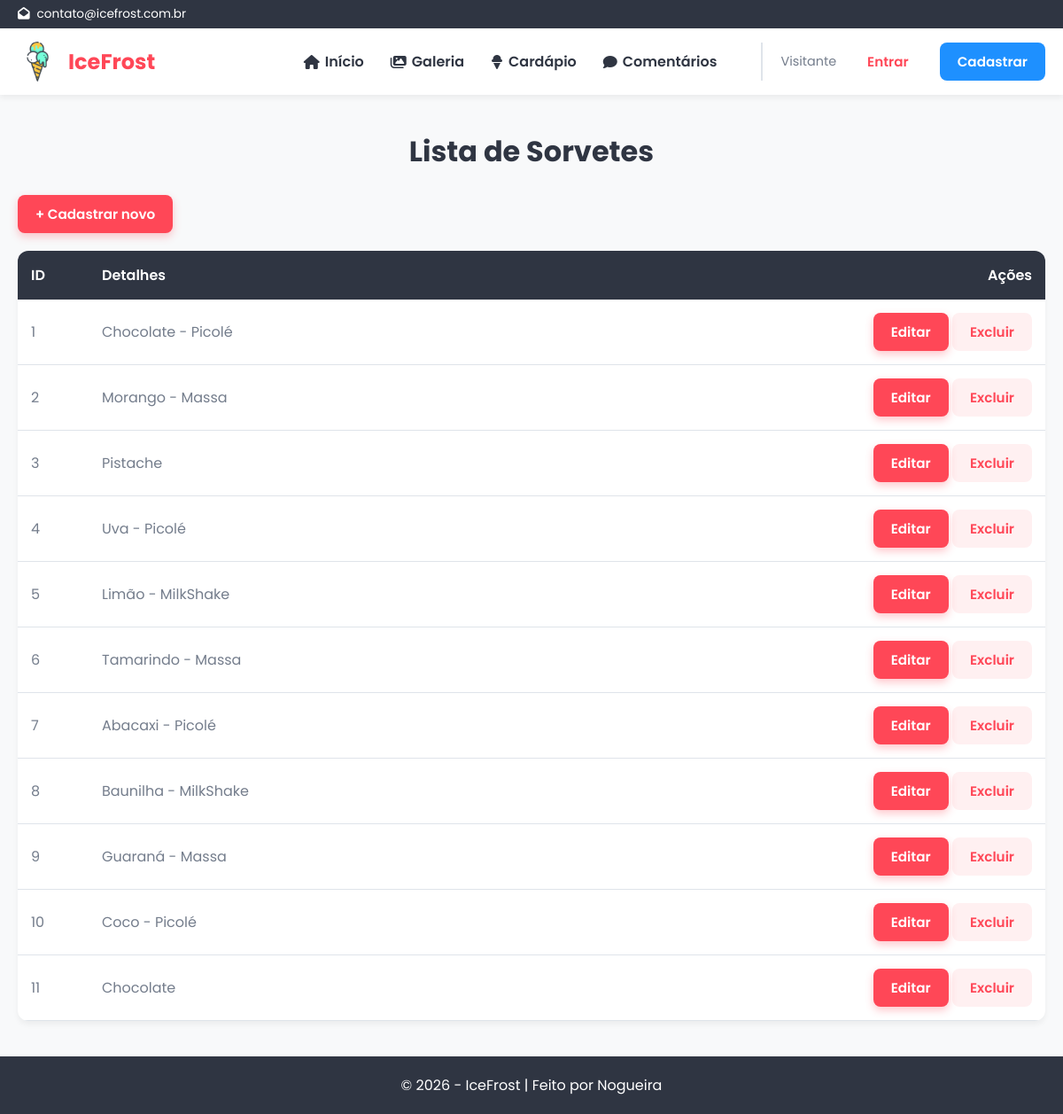
/sorvetes/, run on the app's committed database.
### lojaApp/models.py (models this page shows)
class sorvete(models.Model):
    sabor = models.CharField(max_length = 50)
    descricao = models.TextField(blank = True)
    preco = models.DecimalField(max_digits = 8, decimal_places = 2)
    categoria = models.ForeignKey('categoria', on_delete = models.CASCADE)
    fornecedor = models.ForeignKey('fornecedor', on_delete = models.CASCADE)
    opcoes_dieticas = models.ManyToManyField(opcaoDietica)
    def __str__(self):
        return self.sabor

### lojaApp/views.py (the view)
# urls.py: path('sorvetes/', views.listarSorvete, name = 'listarSorvete'),
def listarSorvete(request):
    return render(request, 'lojaApp/model_list.html', {
        'titulo': 'Lista de Sorvetes',
        'lista': sorvete.objects.all(),
        'criar_url': 'cadastrarSorvete',
        'editar_url': 'editarSorvete',
        'excluir_url': 'excluirSorvete',
    })

### lojaApp/templates/lojaApp/model_list.html (shortened to what this page needs)
{% extends 'lojaApp/base.html' %}
{% block content %}
<h2>{{ titulo }}</h2>
<a class="button" href="{% url criar_url %}">+ Cadastrar novo</a>
<div class="table-section">
{% if lista %}
<table>
    <thead>
        <tr>
            <th class="th-id">ID</th>
            <th class="th-details">Detalhes</th>
            <th class="th-actions">Ações</th>
        </tr>
    </thead>
    <tbody>
        {% for item in lista %}
            <tr>
                <td>{{ item.id }}</td>
                <td>{{ item }}</td>
                <td>
                    <a href="{% url editar_url item.id %}" class="button">Editar</a>
                    <a href="{% url excluir_url item.id %}" class="button-delete">Excluir</a>
                </td>
            </tr>
        {% endfor %}
    </tbody>
</table>
{% else %}
<div class="empty-state">
    <p class="empty-state-title">📭 Nenhum registro encontrado.</p>
    <p class="empty-state-message">Clique em "Cadastrar novo" para adicionar o primeiro registro.</p>
</div>
{% endif %}
</div>
{% endblock %}

### lojaApp/static/css/styles.css (style rules this page uses)
:root { --primary-color: #ff4757; --primary-hover: #ff6b81; --secondary-color: #1e90ff; --accent-color: #feca57; --bg-color: #f8f9fa; --surface-color: #ffffff; --text-main: #2f3542; --text-muted: #747d8c; --border-color: #dfe4ea; --shadow-sm: 0 4px 6px rgba(0, 0, 0, 0.05); --shadow-md: 0 10px 20px rgba(0, 0, 0, 0.08); --shadow-lg: 0 15px 30px rgba(255, 71, 87, 0.2); --radius: 12px; --transition: all 0.3s ease; }
* { margin: 0; padding: 0; box-sizing: border-box; font-family: 'Poppins', sans-serif; }
body { background-color: var(--bg-color); color: var(--text-main); display: flex; flex-direction: column; min-height: 100vh; }
button, .btn-primary, .btn-login, .btn-register, .btn-logout, .button, .button-delete, .submit-button { cursor: pointer; border: none; border-radius: 8px; font-weight: 600; padding: 10px 20px; transition: var(--transition); text-decoration: none; display: inline-flex; align-items: center; justify-content: center; gap: 8px; font-size: 0.95rem; }
.btn-primary, .button, .submit-button, button[type="submit"] { background-color: var(--primary-color); color: white; box-shadow: 0 4px 10px rgba(255, 71, 87, 0.3); }
.btn-logout, .button-delete, .cancel-button { background-color: #ff475715; color: var(--primary-color); }
h2 { color: var(--text-main); margin-bottom: 25px; font-size: 2rem; text-align: center; }
.table-section { background: var(--surface-color); border-radius: var(--radius); box-shadow: var(--shadow-sm); overflow: hidden; margin-top: 20px; }
table { width: 100%; border-collapse: collapse; }
th { background: var(--text-main); color: white; padding: 15px; text-align: left; font-weight: 600; }
td { padding: 15px; border-bottom: 1px solid var(--border-color); color: var(--text-muted); }
.th-id { width: 80px; }
.th-actions { width: 250px; text-align: right; }
td:last-child { text-align: right; }

### data on the page
sorvete: id "1", sabor "Chocolate - Picolé"
sorvete: id "2", sabor "Morango - Massa"
sorvete: id "3", sabor "Pistache"
sorvete: id "4", sabor "Uva - Picolé"
sorvete: id "5", sabor "Limão - MilkShake"
sorvete: id "6", sabor "Tamarindo - Massa"
sorvete: id "7", sabor "Abacaxi - Picolé"
sorvete: id "8", sabor "Baunilha - MilkShake"
sorvete: id "9", sabor "Guaraná - Massa"
sorvete: id "10", sabor "Coco - Picolé"
sorvete: id "11", sabor "Chocolate"

### other printed values
{{ titulo }} "Lista de Sorvetes"
